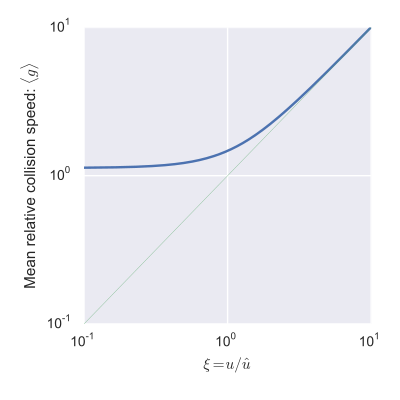

This figure's Python source:
from __future__ import print_function
import sys
from scipy.special import erf
import numpy as np
from matplotlib import pyplot as plt
import seaborn as sns

def g(u):
    return np.exp(-u**2)/np.sqrt(np.pi) + (u + 1./(2*u))*erf(u)


figname = sys.argv[0].replace('.py', '.pdf')

fig, ax = plt.subplots(1, 1)
x = np.logspace(-1.0, 1.0, 200)
ax.plot(x, g(x))
ax.plot(x, x, lw=0.2)
ax.set_xscale('log')
ax.set_yscale('log')
ax.set_ylim(0.1, 10)
ax.set_xlabel(r'$\xi = u / \hat{u}$')
ax.set_ylabel(r'Mean relative collision speed: $\langle g \rangle$')
fig.set_size_inches(4, 4)
fig.tight_layout()
fig.savefig(figname)
print(figname)
